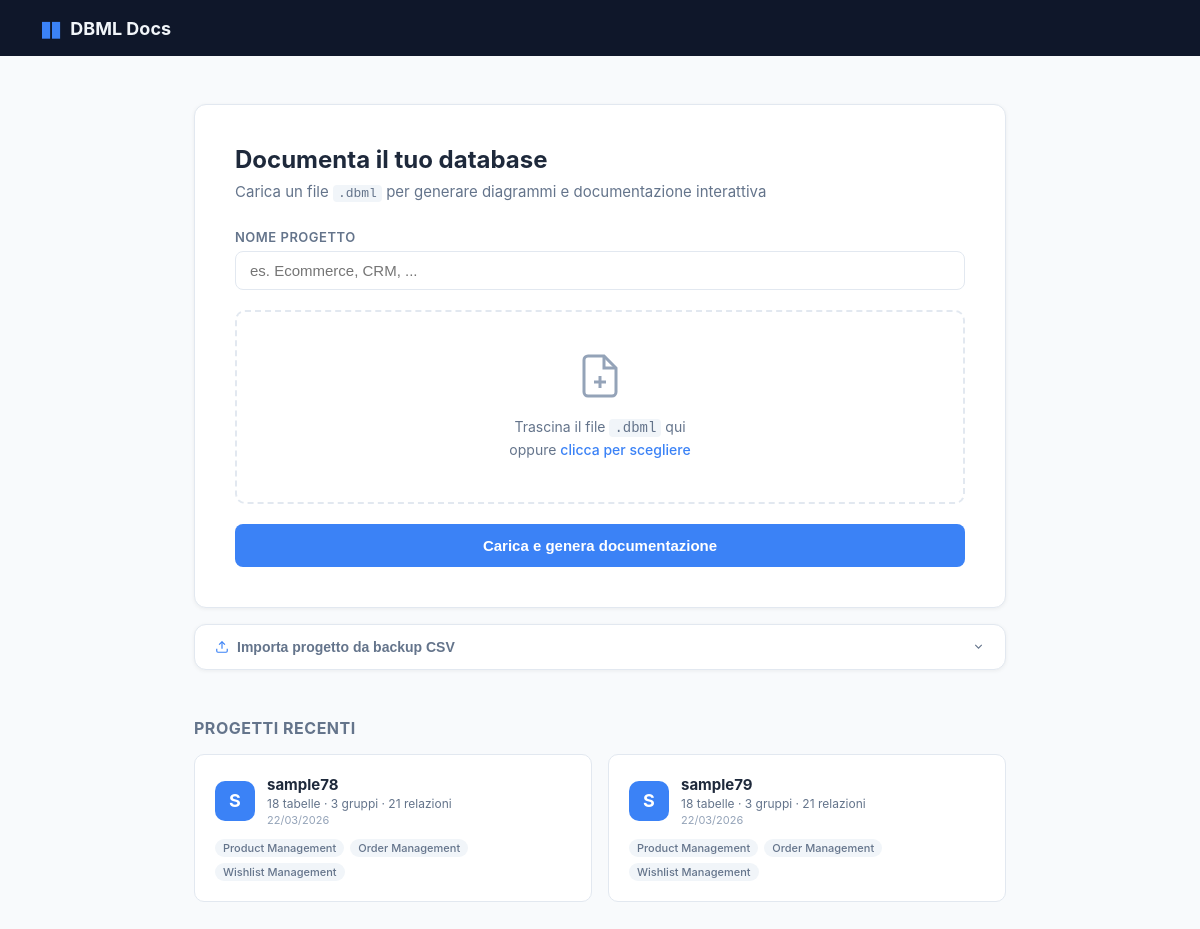
Before: / with the older database file.
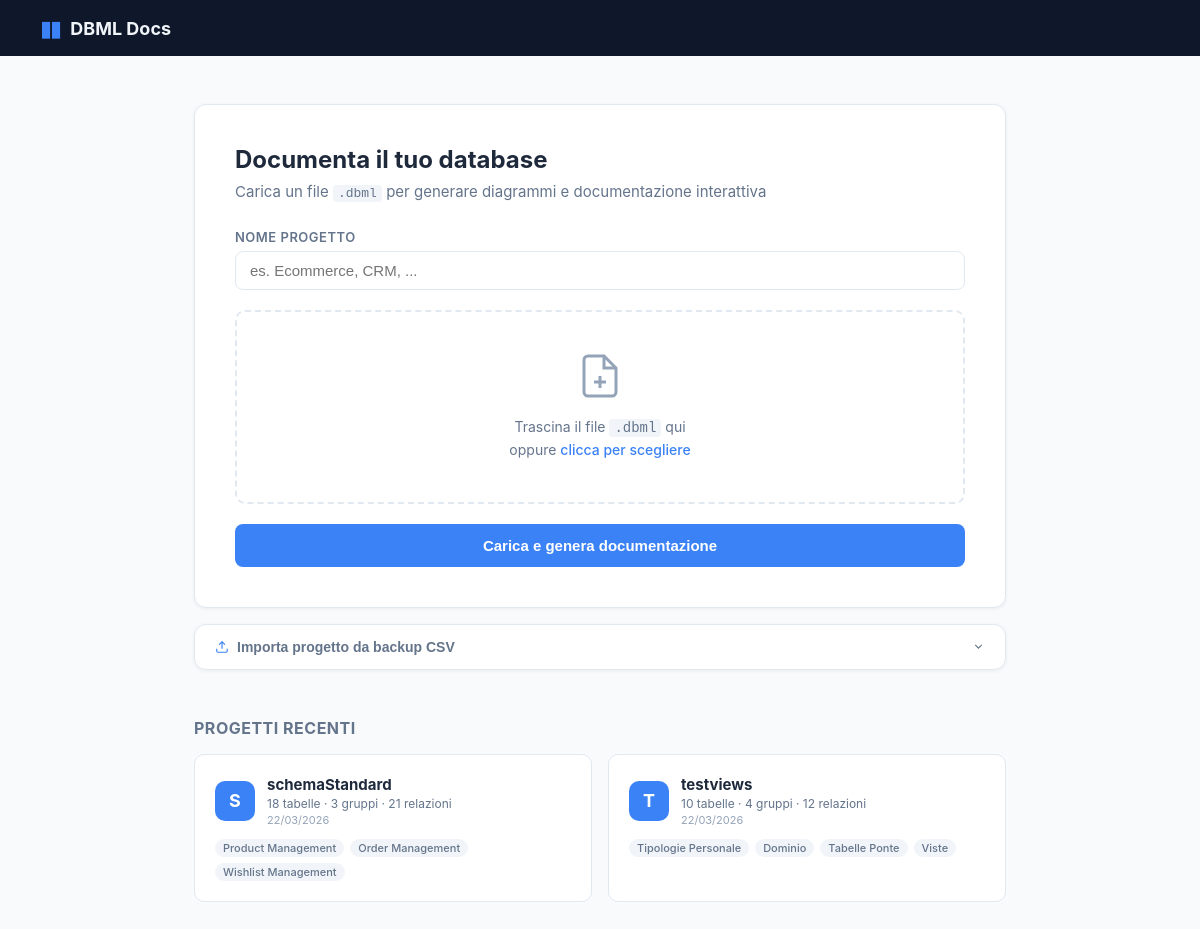
After: the same page with the newer database file.
### models.py (models this page shows)
class Project(Base):
    __tablename__ = "projects"
    id:              Mapped[str]            = mapped_column(String(16), primary_key=True)
    name:            Mapped[str]            = mapped_column(String(255), nullable=False)
    tables_data:     Mapped[str]            = mapped_column(Text, default="{}")
    groups_data:     Mapped[str]            = mapped_column(Text, default="{}")
    refs_data:       Mapped[str]            = mapped_column(Text, default="[]")
    ungrouped_data:  Mapped[str]            = mapped_column(Text, default="[]")
    saved_positions:  Mapped[str]           = mapped_column(Text, default="{}")
    notes_data:       Mapped[str]           = mapped_column(Text, default="[]")   # post-it notes
    markdown_notes:   Mapped[Optional[str]] = mapped_column(Text, default="")
    column_notes_data: Mapped[str]          = mapped_column(Text, default="{}")   # "table::col" → note
    enums_data:        Mapped[str]          = mapped_column(Text, default="[]")   # enum definitions from DBML
    views_data:        Mapped[str]          = mapped_column(Text, default="[]")   # saved join views
    doc_notes_data:    Mapped[str]          = mapped_column(Text, default="[]")   # multi-note docs
    table_notes_data:  Mapped[str]          = mapped_column(Text, default="{}")   # tname → table note override
    created_at:      Mapped[Optional[datetime]] = mapped_column(
        DateTime, server_default=func.now()
    )

### main.py (the view)
@app.get("/", response_class=HTMLResponse)
async def index(request: Request, db: Session = Depends(get_db)):
    projects = [_to_dict(p) for p in db.query(Project).order_by(Project.name).all()]
    return templates.TemplateResponse("index.html", {
        "request": request, "projects": projects,
    })

### templates/index.html (shortened to what this page needs)
<!DOCTYPE html>
<html lang="it">
<head>
  <link rel="stylesheet" href="/static/css/base.css" />
  <link rel="stylesheet" href="/static/css/index.css" />
</head>
<body class="index-page">
  <div class="index-header">
    <div class="logo">
      <span class="logo-icon">&#9646;&#9646;</span>
      <span class="logo-text">DBML Docs</span>
    </div>
  </div>
  <div class="index-body">
    <div class="upload-card">
      <h1>Documenta il tuo database</h1>
      <p class="subtitle">Carica un file <code>.dbml</code> per generare diagrammi e documentazione interattiva</p>
      <form action="/upload" method="post" enctype="multipart/form-data" id="uploadForm">
        <div class="form-group">
          <label for="name">Nome progetto</label>
          <input type="text" id="name" name="name" placeholder="es. Ecommerce, CRM, ..." required />
        </div>
        <div class="drop-zone" id="dropZone">
          <div class="drop-zone-inner">
            <svg width="48" height="48" viewBox="0 0 24 24" fill="none" stroke="currentColor" stroke-width="1.5">
              <path d="M14 2H6a2 2 0 0 0-2 2v16a2 2 0 0 0 2 2h12a2 2 0 0 0 2-2V8z"/>
              <polyline points="14 2 14 8 20 8"/>
              <line x1="12" y1="18" x2="12" y2="12"/>
              <line x1="9" y1="15" x2="15" y2="15"/>
            </svg>
            <p id="dropText">Trascina il file <code>.dbml</code> qui<br/>oppure <span class="link-text">clicca per scegliere</span></p>
          </div>
        </div>
        <button type="submit" class="btn btn-primary btn-block" id="submitBtn">Carica e genera documentazione</button>
      </form>
    </div>
    <div class="import-card" id="importCard">
      <button class="import-toggle" onclick="toggleImport()" id="importToggle">
        <svg width="14" height="14" viewBox="0 0 24 24" fill="none" stroke="currentColor" stroke-width="2"><path d="M21 15v4a2 2 0 0 1-2 2H5a2 2 0 0 1-2-2v-4"/><polyline points="17 8 12 3 7 8"/><line x1="12" y1="3" x2="12" y2="15"/></svg>
        Importa progetto da backup CSV
        <svg class="import-chev" width="13" height="13" viewBox="0 0 24 24" fill="none" stroke="currentColor" stroke-width="2"><polyline points="6 9 12 15 18 9"/></svg>
      </button>
    </div>
    {% if projects %}
    <div class="projects-section">
      <h2>Progetti recenti</h2>
      <div class="projects-grid">
        {% for p in projects %}
        <a href="/project/{{ p.id }}" class="project-card">
          <div class="project-card-header">
            <div class="project-icon">{{ p.name[0] | upper }}</div>
            <div class="project-meta">
              <div class="project-name">{{ p.name }}</div>
              <div class="project-stats">
                {{ p.tables | length }} tabelle &middot;
                {{ p.groups | length }} gruppi &middot;
                {{ p.refs | length }} relazioni
              </div>
              {% if p.created_at %}<div class="project-date">{{ p.created_at }}</div>{% endif %}
            </div>
          </div>
          <div class="project-groups">
            {% for g in p.groups %}
            <span class="group-tag">{{ g }}</span>
            {% endfor %}
          </div>
        </a>
        {% endfor %}
      </div>
    </div>
    {% endif %}
  </div>
</body>
</html>

### static/css/base.css (style rules this page uses)
*, *::before, *::after { box-sizing: border-box; margin: 0; padding: 0; }
:root { --sidebar-w: 272px; --sidebar-bg: #0f172a; --sidebar-border: #1e293b; --sidebar-text: #94a3b8; --sidebar-text-bright: #e2e8f0; --sidebar-hover: #1e293b; --sidebar-active: #1e3a5f; --canvas-bg: #f1f5f9; --card-bg: #ffffff; --card-border: #e2e8f0; --card-shadow: 0 2px 8px rgba(0,0,0,.08); --card-shadow-active: 0 0 0 2px #3b82f6, 0 4px 16px rgba(59,130,246,.2); --accent: #3b82f6; --text: #1e293b; --text-muted: #64748b; --border: #e2e8f0; --toolbar-h: 48px; --font: -apple-system, BlinkMacSystemFont, 'Segoe UI', Roboto, sans-serif; }
body { font-family: var(--font); color: var(--text); background: #fff; }
a { text-decoration: none; color: inherit; }
code { font-family: 'SFMono-Regular', Consolas, monospace; }

Changed rows visible on the page:
removed Project: name "S", name "sample78", tables|length "18", groups|length "3", refs|length "21", created_at "22/03/2026", groups "Product Management" "Order Management" "Wishlist Management"
removed Project: name "S", name "sample79", tables|length "18", groups|length "3", refs|length "21", created_at "22/03/2026", groups "Product Management" "Order Management" "Wishlist Management"
added Project: name "S", name "schemaStandard", tables|length "18", groups|length "3", refs|length "21", created_at "22/03/2026", groups "Product Management" "Order Management" "Wishlist Management"
added Project: name "T", name "testviews", tables|length "10", groups|length "4", refs|length "12", created_at "22/03/2026", groups "Tipologie Personale" "Dominio" "Tabelle Ponte" "Viste"
